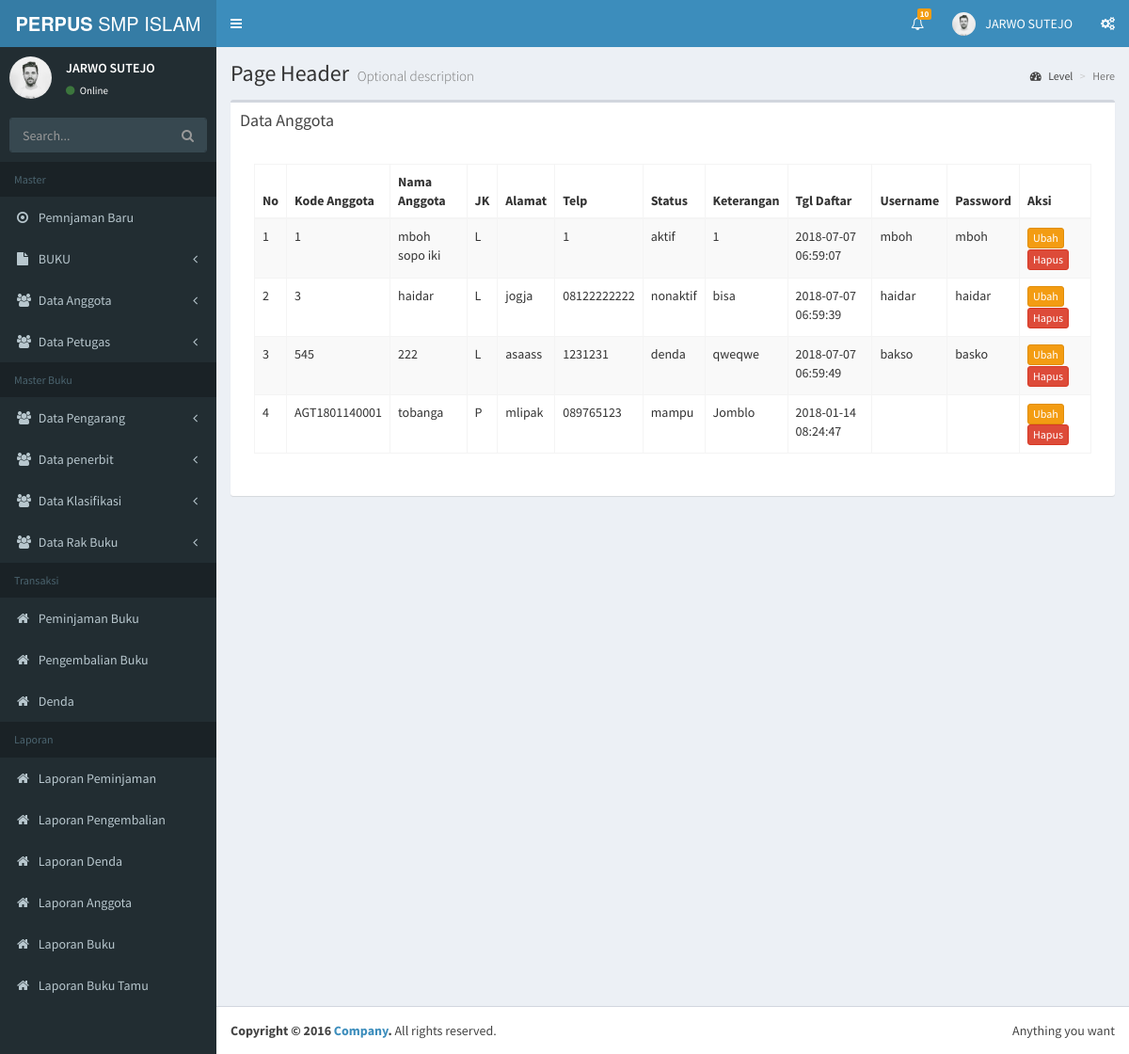
Page /pecahan/admin/index.php?page=anggota&aksi=view (signed in) on the committed database.
### tables this page shows
CREATE TABLE `anggota` (
  `kd_anggota` varchar(15) NOT NULL,
  `nama_anggota` varchar(45) NOT NULL,
  `jk` varchar(1) NOT NULL,
  `alamat` varchar(50) NOT NULL,
  `no_telp` varchar(13) NOT NULL,
  `stts` varchar(10) NOT NULL,
  `keterangan` varchar(30) NOT NULL,
  `tgl_daftar` timestamp NOT NULL DEFAULT CURRENT_TIMESTAMP ON UPDATE CURRENT_TIMESTAMP,
  `username` varchar(32) NOT NULL,
  `password` varchar(32) NOT NULL,
  `foto` varchar(100) NOT NULL,
  PRIMARY KEY (`kd_anggota`)
);

### pecahan/admin/anggota/anggota_view.php (the view, shortened to what this page needs)
<div class="box">
           <div class="box-header">
             <h3 class="box-title">Data Anggota</h3>
           </div>
           <div class="box-body">
                                  <div class="panel-body">
                           <div class="table-responsive">
                               <table class="table table-striped table-bordered table-hover" id="petugas">
                                   <thead>
                                       <tr>
                                           <th>No</th>
                                           <th>Kode Anggota</th>
                                           <th>Nama Anggota</th>
                                           <th>JK</th>
                                           <th>Alamat</th>
                                           <th>Telp</th>
                                           <th>Status</th>
                                           <th>Keterangan</th>
                                           <th>Tgl Daftar</th>
                                           <th>Username</th>
                                           <th>Password</th>
                                           <th>Aksi</th>
                                       </tr>
                                   </thead>
                                   <tbody>
                                   	<?php
                                   		$sql = mysql_query("SELECT * FROM anggota");
                                   		$no = 1;
                                   		while ($tampil = mysql_fetch_array($sql)) {
                                   	 ?>
                                   	 	<tr>
                                   	 		<td><?php echo $no++; ?></td>
                                   	 		<td><?php echo $tampil['kd_anggota']; ?></td>
                                               <td><?php echo $tampil['nama_anggota']; ?></td>
                                               <td><?php echo $tampil['jk']; ?></td>
                                               <td><?php echo $tampil['alamat']; ?></td>
                                               <td><?php echo $tampil['no_telp']; ?></td>
                                               <td><?php echo $tampil['stts']; ?></td>
                                               <td><?php echo $tampil['keterangan']; ?></td>
                                               <td><?php echo $tampil['tgl_daftar']; ?></td>
                                               <td><?php echo $tampil['username']; ?></td>
                                               <td><?php echo $tampil['password']; ?></td>
                                               <td>
                                                   <a href="?page=anggota&aksi=edit&id=<?php echo $tampil['kd_anggota']; ?>"><button class="btn btn-warning btn-xs">Ubah</button></a>
                                                   <a onclick="return confirm('Yakin Ingin Menghapus ?')" href="?page=anggota&aksi=hapus&id=<?php echo $tampil['kd_anggota']; ?>"><button class="btn btn-danger btn-xs">Hapus</button></a>
                                               </td>
                                   	 	</tr>
                                   	 <?php } ?>
                                   </tbody>
                               </table>
                           </div>
                       </div>
                       </div>
                       </div>

### rows in the picture
anggota: kd_anggota "1", nama_anggota "mboh sopo iki", jk "L", no_telp "1", stts "aktif", keterangan "1", tgl_daftar "2018-07-07 06:59:07", username "mboh", password "mboh"
anggota: kd_anggota "3", nama_anggota "haidar", jk "L", alamat "jogja", no_telp "08122222222", stts "nonaktif", keterangan "bisa", tgl_daftar "2018-07-07 06:59:39", username "haidar", password "haidar"
anggota: kd_anggota "545", nama_anggota "222", jk "L", alamat "asaass", no_telp "1231231", stts "denda", keterangan "qweqwe", tgl_daftar "2018-07-07 06:59:49", username "bakso", password "basko"
anggota: kd_anggota "AGT1801140001", nama_anggota "tobanga", jk "P", alamat "mlipak", no_telp "089765123", stts "mampu", keterangan "Jomblo", tgl_daftar "2018-01-14 08:24:47"

### other values in the picture
$_SESSION['nama'] "JARWO SUTEJO"
